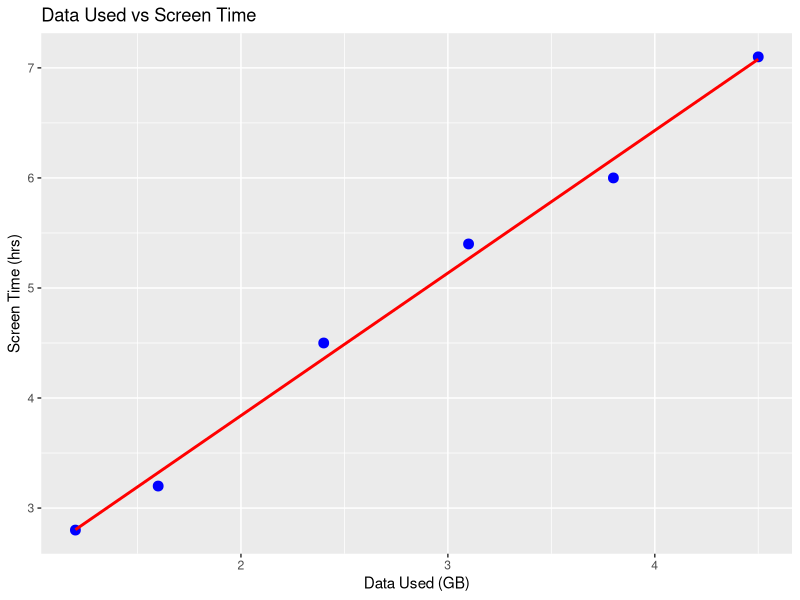

Reproduce this figure in R.
library(ggplot2)
mobile <- data.frame(
  Screen_Time=c(4.5,6.0,3.2,7.1,2.8,5.4),
  Data_Used=c(2.4,3.8,1.6,4.5,1.2,3.1)
)
cor(mobile$Screen_Time,mobile$Data_Used)
ggplot(mobile,aes(x=Data_Used,y=Screen_Time))+
  geom_point(size=3,color="blue")+
  geom_smooth(method="lm",se=FALSE,color="red")+
  labs(title="Data Used vs Screen Time",
       x="Data Used (GB)",
       y="Screen Time (hrs)")
